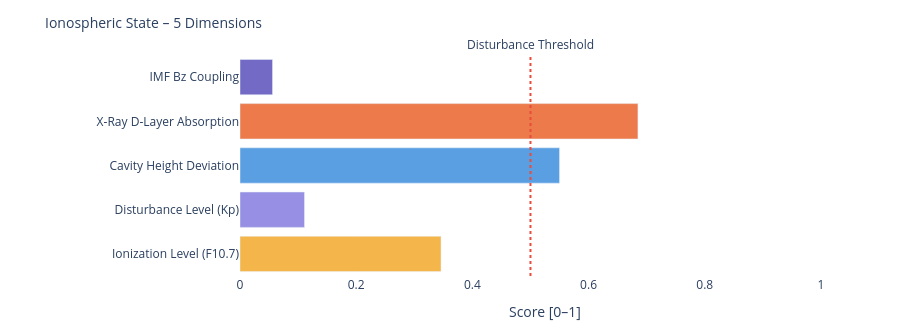

The notebook cell saved with this chart:
### Markdown cell above
---
### 📐 Systemic Insight: Geometric Cavity vs. Real Schumann Resonance

**Relevant for:** Layer 6 = delta analysis &nbsp;|&nbsp; Layer 7 = feature vector / system interpretation

A cavity height change from 80 km to 70 km shifts the **idealized geometric frequencies** only minimally:

| Modus | Aktuell | Referenz | Δ |
|-------|---------|----------|---|
| SR-1 | 10.4762 Hz | 10.4599 Hz | +16 mHz |
| SR-2 | 18.1452 Hz | 18.1171 Hz | +28 mHz |
| SR-3 | 25.6612 Hz | 25.6215 Hz | +40 mHz |
| SR-4 | 33.1285 Hz | 33.0772 Hz | +51 mHz |

The geometric effect is limited because 10 km is very small compared to Earth's radius (~6371 km).

**Consequence:** Real Schumann deviations are likely driven more strongly by **conductivity, damping, day/night structure, lightning distribution and source geometry** than by pure cavity height.

---

**Layer 6 compares:**
```
geometric Δ from Layer 4  vs.  observed Δ from real Schumann measurement data
```

**Layer 7 Feature:**
```
If real Δ >> geometric Δ  →  non-geometric factors dominant
```

### Code cell
# ============================================================
# IONOSPHERIC STATE – Summary gauge
# Five dimensions: ionization, disturbance, cavity height, X-Ray, Bz coupling
# ============================================================

def norm(v, lo, hi):
    if v is None: return None
    return round(max(0.0, min(1.0, (v - lo) / (hi - lo))), 3)

# Ionization level (F10.7 → F2-Layer)
ioniz = norm(f107_val, 60, 250)

# Disturbance level (Kp → E/F-Layer irregularities)
disturb = norm(kp_val, 0, 9)

# Cavity height deviation from reference (80 km)
h_dev = norm(abs(h_eff - 80), 0, 20)

# X-Ray ionization (D-Layer absorption)
xray_ioniz = None
if xray_now is not None:
    xray_ioniz = norm(math.log10(max(xray_now, 1e-9)) + 9, 0, 5)

# Bz coupling (southward Bz → stronger magnetosphere-ionosphere coupling)
bz_coupling = norm(-(bz_now or 0), -5, 30) if bz_now is not None else None

dims = [
    ('Ionization Level (F10.7)',    ioniz,      '#F2A623'),
    ('Disturbance Level (Kp)',      disturb,    '#7F77DD'),
    ('Cavity Height Deviation',     h_dev,      '#378ADD'),
    ('X-Ray D-Layer Absorption',    xray_ioniz, '#E85D24'),
    ('IMF Bz Coupling',             bz_coupling,'#534AB7'),
]

fig = go.Figure()
for name, val, col in dims:
    if val is not None:
        h = int(val * 20)
        bar = '█' * h + '░' * (20 - h)
        label = f'{name}:  {bar}  {val:.3f}'
    else:
        label = f'{name}:  {"─" * 20}  n/a'
    fig.add_trace(go.Bar(
        x=[val if val is not None else 0],
        y=[name],
        orientation='h',
        marker_color=col, opacity=0.82,
        showlegend=False
    ))

fig.add_vline(x=0.5, line_dash='dot', line_color='#e74c3c',
              annotation_text='Disturbance Threshold', annotation_position='top')
fig.update_layout(
    title=dict(text='Ionospheric State – 5 Dimensions', font=dict(size=14)),
    xaxis=dict(title='Score [0–1]', range=[0, 1.05]),
    height=330, plot_bgcolor='rgba(0,0,0,0)', paper_bgcolor='rgba(0,0,0,0)',
    margin=dict(l=240, r=50, t=55, b=40)
)
fig.show()

print(f'\nIonospheric state:')
for name, val, _ in dims:
    print(f'  {name:<35} {val:.3f}' if val is not None else f'  {name:<35} n/a')

### Figure 1 — Plotly figure (JSON) as saved in the notebook; plotly's stock layout.template omitted (floating-point values rounded to 4 significant figures)
{"data": [{"marker": {"color": "#F2A623"}, "opacity": 0.82, "orientation": "h", "showlegend": false, "type": "bar", "x": [0.346], "y": ["Ionization Level (F10.7)"]}, {"marker": {"color": "#7F77DD"}, "opacity": 0.82, "orientation": "h", "showlegend": false, "type": "bar", "x": [0.111], "y": ["Disturbance Level (Kp)"]}, {"marker": {"color": "#378ADD"}, "opacity": 0.82, "orientation": "h", "showlegend": false, "type": "bar", "x": [0.55], "y": ["Cavity Height Deviation"]}, {"marker": {"color": "#E85D24"}, "opacity": 0.82, "orientation": "h", "showlegend": false, "type": "bar", "x": [0.685], "y": ["X-Ray D-Layer Absorption"]}, {"marker": {"color": "#534AB7"}, "opacity": 0.82, "orientation": "h", "showlegend": false, "type": "bar", "x": [0.056], "y": ["IMF Bz Coupling"]}], "layout": {"annotations": [{"showarrow": false, "text": "Disturbance Threshold", "x": 0.5, "xanchor": "center", "xref": "x", "y": 1, "yanchor": "bottom", "yref": "y domain"}], "height": 330, "margin": {"b": 40, "l": 240, "r": 50, "t": 55}, "paper_bgcolor": "rgba(0,0,0,0)", "plot_bgcolor": "rgba(0,0,0,0)", "shapes": [{"line": {"color": "#e74c3c", "dash": "dot"}, "type": "line", "x0": 0.5, "x1": 0.5, "xref": "x", "y0": 0, "y1": 1, "yref": "y domain"}], "title": {"font": {"size": 14}, "text": "Ionospheric State – 5 Dimensions"}, "xaxis": {"range": [0, 1.05], "title": {"text": "Score [0–1]"}}}}
